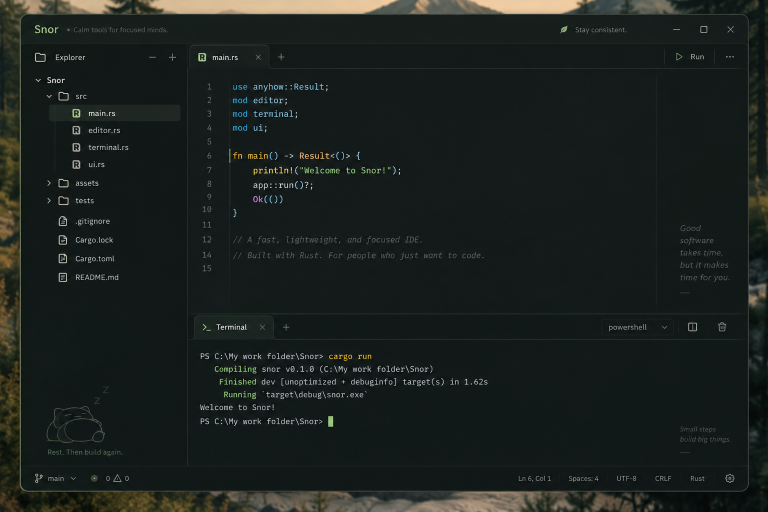
#> input picture file_00000000996c81faaa1c3fe9743de377.png, 1536 x 1024 px, found by its file name (shown at 1/2 size)
$ python crop_quote.py
#> lines starting #> are read from the running program, lines starting #| are printed output that depends on the picture
from PIL import Image, ImageEnhance
REF = r"C:/My work folder/Snor/file_00000000996c81faaa1c3fe9743de377.png"
im = Image.open(REF).convert("RGB")
#> im is the input picture: PIL image 1536x1024 RGB; mean R, G, B 26.8, 33.2, 30.4
c = im.crop((1300, 440, 1500, 650))
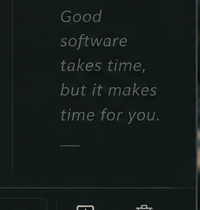
#> c: PIL image 200x210 RGB; mean R, G, B 20.6, 28.2, 26.9
c = ImageEnhance.Brightness(c).enhance(2.6)
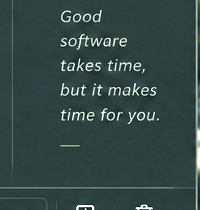
#> c: PIL image 200x210 RGB; mean R, G, B 52.8, 72.6, 69.4
c = c.resize((c.width*4, c.height*4), Image.LANCZOS)
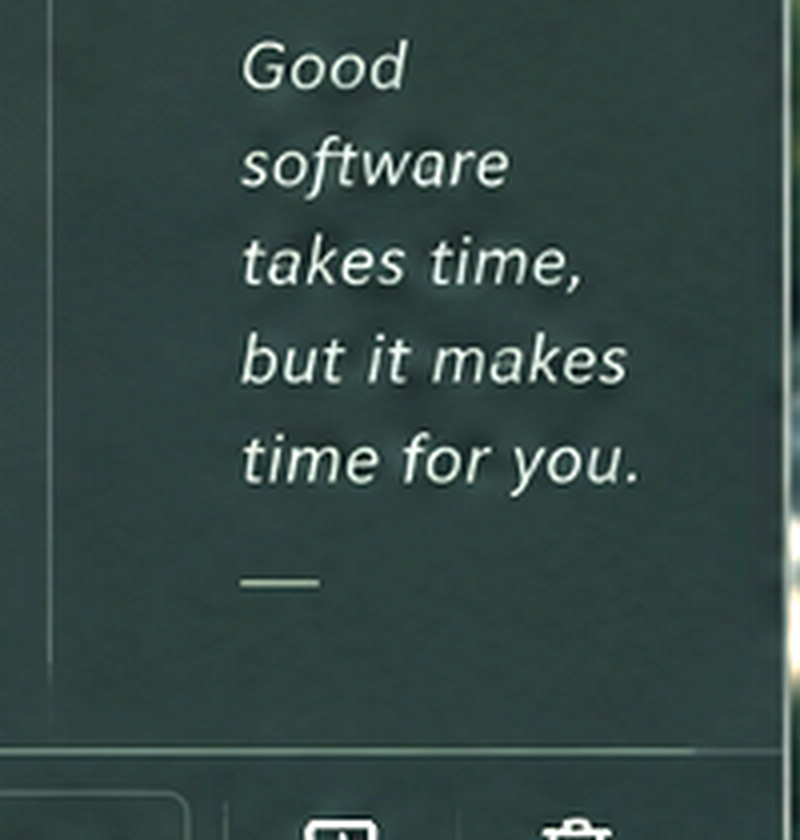
#> c: PIL image 800x840 RGB; mean R, G, B 52.8, 72.6, 69.4
c.save(r"C:/My work folder/Snor/.workbuddy-ai/screenshots/ref_quote_zoom.png")
print(c.size)
#| (800, 840)
